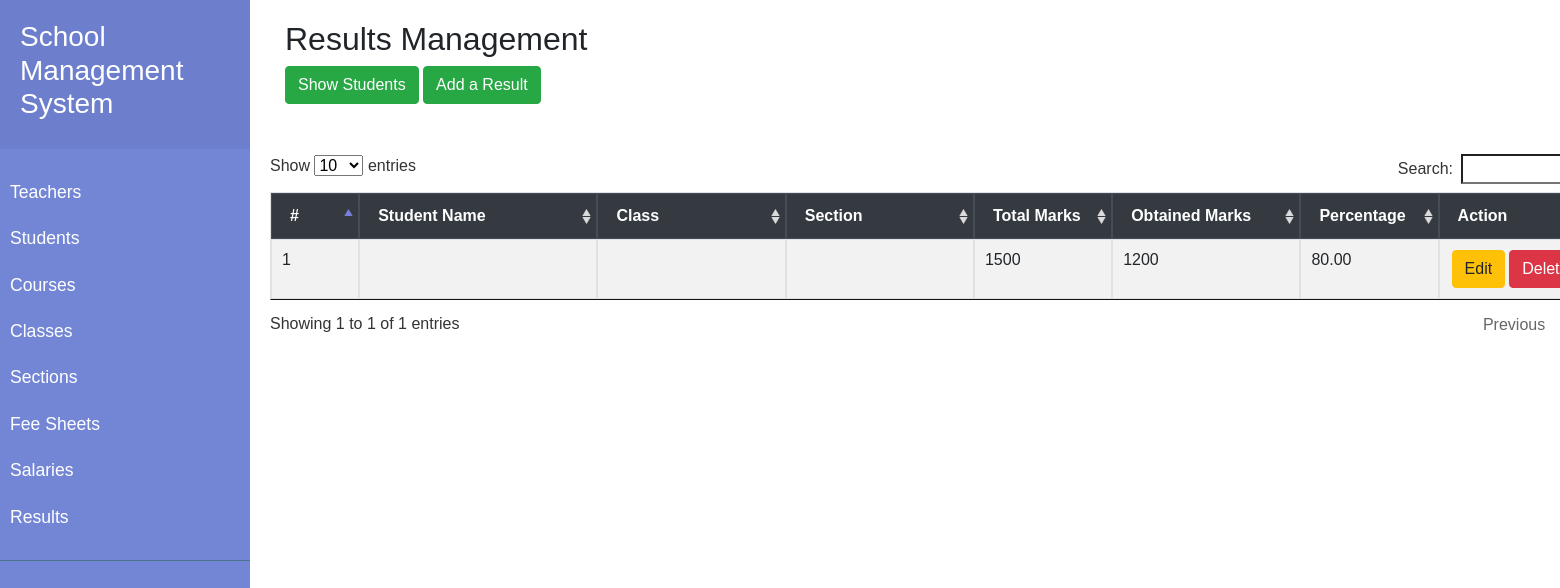
Before: /School/admin/index.php/manage_results with the older database file.
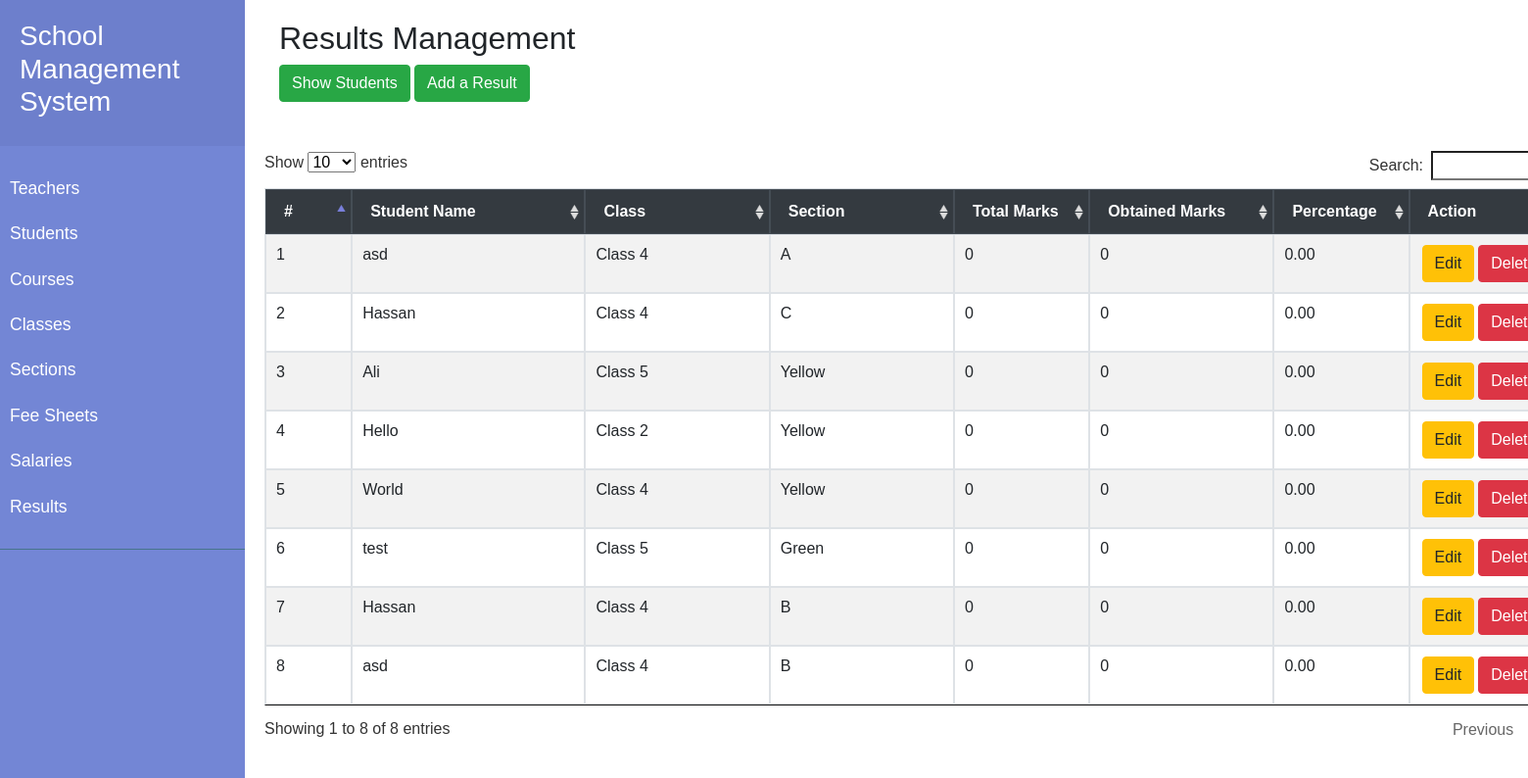
After: the same page with the newer database file.
### tables this page shows
CREATE TABLE `results` (
  `result_id` int(11) NOT NULL,
  `result_student_id` int(11) NOT NULL,
  `result_student_class_section_id` int(11) NOT NULL,
  `result_total_marks` float NOT NULL,
  `result_obtained_marks` float NOT NULL,
  `result_is_active` tinyint(1) NOT NULL DEFAULT 1 COMMENT '1=Active, 0=Inactive',
  `created` datetime NOT NULL DEFAULT current_timestamp(),
  `result_student_class_id` int(11) NOT NULL,
  `result_course_id` int(11) NOT NULL,
  `result_date` date DEFAULT NULL
);

CREATE TABLE `students` (
  `student_id` int(11) NOT NULL,
  `student_identification` varchar(50) NOT NULL,
  `student_name` varchar(50) NOT NULL,
  `student_contact` varchar(50) NOT NULL,
  `student_email` varchar(100) NOT NULL,
  `student_address` varchar(255) NOT NULL,
  `student_father_name` varchar(50) NOT NULL,
  `student_father_cnic` varchar(50) NOT NULL,
  `student_image` text NOT NULL,
  `student_class_id` int(11) NOT NULL,
  `student_section_id` int(11) NOT NULL,
  `student_admission_fee` float NOT NULL,
  `student_tuition_fee` float NOT NULL,
  `student_is_active` tinyint(1) NOT NULL DEFAULT 1 COMMENT '1=Active, 0=Inactive',
  `created` datetime NOT NULL DEFAULT current_timestamp()
);

CREATE TABLE `classes` (
  `class_id` int(11) NOT NULL,
  `class_name` varchar(255) NOT NULL,
  `class_description` text NOT NULL,
  `class_is_active` tinyint(1) NOT NULL DEFAULT 1 COMMENT '1=Active, 0=Inactive',
  `created` datetime NOT NULL DEFAULT current_timestamp()
);

CREATE TABLE `sections` (
  `section_id` int(11) NOT NULL,
  `section_name` varchar(255) NOT NULL,
  `section_description` text NOT NULL,
  `section_is_active` tinyint(1) NOT NULL DEFAULT 1 COMMENT '1=Active, 0=Inactive',
  `created` datetime NOT NULL DEFAULT current_timestamp()
);

### School/admin/application/controllers/Manage_Results.php (called while the page is built, shortened)
<?php
class Manage_Results extends CI_Controller
{
    function __construct()
    {
        $this->load->model('Result_model');
        $this->load->model('Student_model');
        $this->load->model('Class_model');
        $this->load->model('Section_model');
        $this->load->model('Course_model');
        $this->load->helper('form');
        $this->load->library('form_validation');
    }
    public function index()
    {
        $data['results'] = $this->Result_model->getAllStudents();
        $data['title'] = 'Add Result';
        $this->load->view('manage_results/index', $data);
    }
}

### School/admin/index.php (called while the page is built, shortened)
<?php
require_once BASEPATH.'core/CodeIgniter.php';

### School/admin/application/models/Result_model.php (called while the page is built, shortened)
<?php if ( ! defined('BASEPATH')) exit('No direct script access allowed');
class Result_model extends CI_Model{
    public function getAllStudents()
    {
        $this->db->select('*');
        $this->db->from('results r');
        $this->db->join('students st', 'r.result_student_id = st.student_id', 'left');
        $this->db->join('classes c', 'r.result_student_class_id = c.class_id', 'left');
        $this->db->join('sections s', 'r.result_student_class_section_id = s.section_id', 'left');
        $this->db->where('r.result_is_active', '1');
        $query = $this->db->get();
        $result = ($query->num_rows() > 0) ? $query->result_array() : FALSE;
        return $result;
    }
}

### School/admin/application/views/manage_results/index.php (the view, shortened to what this page needs)
<div class="container">
    <h2>Results Management</h2>
    <div class="row">
        <div class="col-md-12 head">
            <div class="float-center mb-5">
                <a href="<?php echo base_url('Manage_Results/showStudents'); ?>" class="btn btn-success" style="margin-bottom: 2px;"><i class="plus"></i> Show Students</a>
                <a href="<?php echo base_url('Manage_Results/add'); ?>" class="btn btn-success" style="margin-bottom: 2px;"><i class="plus"></i> Add a Result</a>
            </div>
        </div>
        <table id="table_id" class="table table-striped table-bordered" width="100%">
            <thead class="thead-dark">
                <tr>
                    <th style="min-width: 50px;">#</th>
                    <th style="min-width: 200px;">Student Name</th>
                    <th style="min-width: 150px;">Class</th>
                    <th style="min-width: 150px;">Section</th>
                    <th style="min-width: 100px;">Total Marks</th>
                    <th style="min-width: 150px;">Obtained Marks</th>
                    <th style="min-width: 100px;">Percentage</th>
                    <th style="min-width: 200px;">Action</th>
                </tr>
            </thead>
            <tbody>
                <?php if (!empty($results)) {
                    $i = 0;
                    foreach ($results as $row) {
                        $i++;
                        $resultStudent = $row['student_name'];
                        $resultClass = $row['class_name'];
                        $resultSection = $row['section_name'];
                        $resultTotalMarks = $row['result_total_marks'];
                        $resultObtainedMarks = $row['result_obtained_marks'];
                        if (empty(!$resultObtainedMarks)) {
                            $Percentage = $row['result_obtained_marks'] / $row['result_total_marks'] * 100;
                        } else{
                            $Percentage ="";
                        }
                        $resultPercentage = number_format((float)$Percentage, 2, '.', '');
                ?>
                        <tr>
                            <td><?php echo $i; ?></td>
                            <td><?php echo $resultStudent; ?></td>
                            <td><?php echo $resultClass; ?></td>
                            <td><?php echo $resultSection ?></td>
                            <td><?php echo $resultTotalMarks ?></td>
                            <td><?php echo $resultObtainedMarks ?></td>
                            <td><?php echo $resultPercentage ?></td>
                            <td style="display:flex;">
                                <a href="<?php echo base_url('manage_results/edit/' . $row['result_id']); ?>" class="btn btn-warning" style="margin:2px">Edit</a><br>
                                <a href="<?php echo base_url('manage_results/delete/' . $row['result_id']); ?>" class="btn btn-danger" style="margin:2px" onclick="return confirm('Are you sure to delete data?')?true:false;">Delete</a><br>
                            </td>
                        </tr>
                    <?php }
                } else { ?>
                    <tr>
                        <td colspan="6">No Result(s) found...</td>
                    </tr>
                <?php } ?>
            </tbody>
        </table>
    </div>
</div>

Changed rows visible on the page:
removed results: result_total_marks "1500", result_obtained_marks "1200", resultPercentage "80.00"
added results: students.student_name "asd", classes.class_name "Class 4", sections.section_name "A", result_total_marks "0", result_obtained_marks "0", result_obtained_marks "0.00"
added results: students.student_name "Hassan", classes.class_name "Class 4", sections.section_name "C", result_total_marks "0", result_obtained_marks "0", result_obtained_marks "0.00"
added results: students.student_name "Ali", classes.class_name "Class 5", sections.section_name "Yellow", result_total_marks "0", result_obtained_marks "0", result_obtained_marks "0.00"
added results: students.student_name "Hello", classes.class_name "Class 2", sections.section_name "Yellow", result_total_marks "0", result_obtained_marks "0", result_obtained_marks "0.00"
added results: students.student_name "World", classes.class_name "Class 4", sections.section_name "Yellow", result_total_marks "0", result_obtained_marks "0", result_obtained_marks "0.00"
added results: students.student_name "test", classes.class_name "Class 5", sections.section_name "Green", result_total_marks "0", result_obtained_marks "0", result_obtained_marks "0.00"
added results: students.student_name "Hassan", classes.class_name "Class 4", sections.section_name "B", result_total_marks "0", result_obtained_marks "0", result_obtained_marks "0.00"
added results: students.student_name "asd", classes.class_name "Class 4", sections.section_name "B", result_total_marks "0", result_obtained_marks "0", result_obtained_marks "0.00"
Other visible differences:
text written by a page script: "Show entries Search: Showing 1 to 1 of 1 entries Previous" → "Show entries Search: Showing 1 to 8 of 8 entries Previous"
